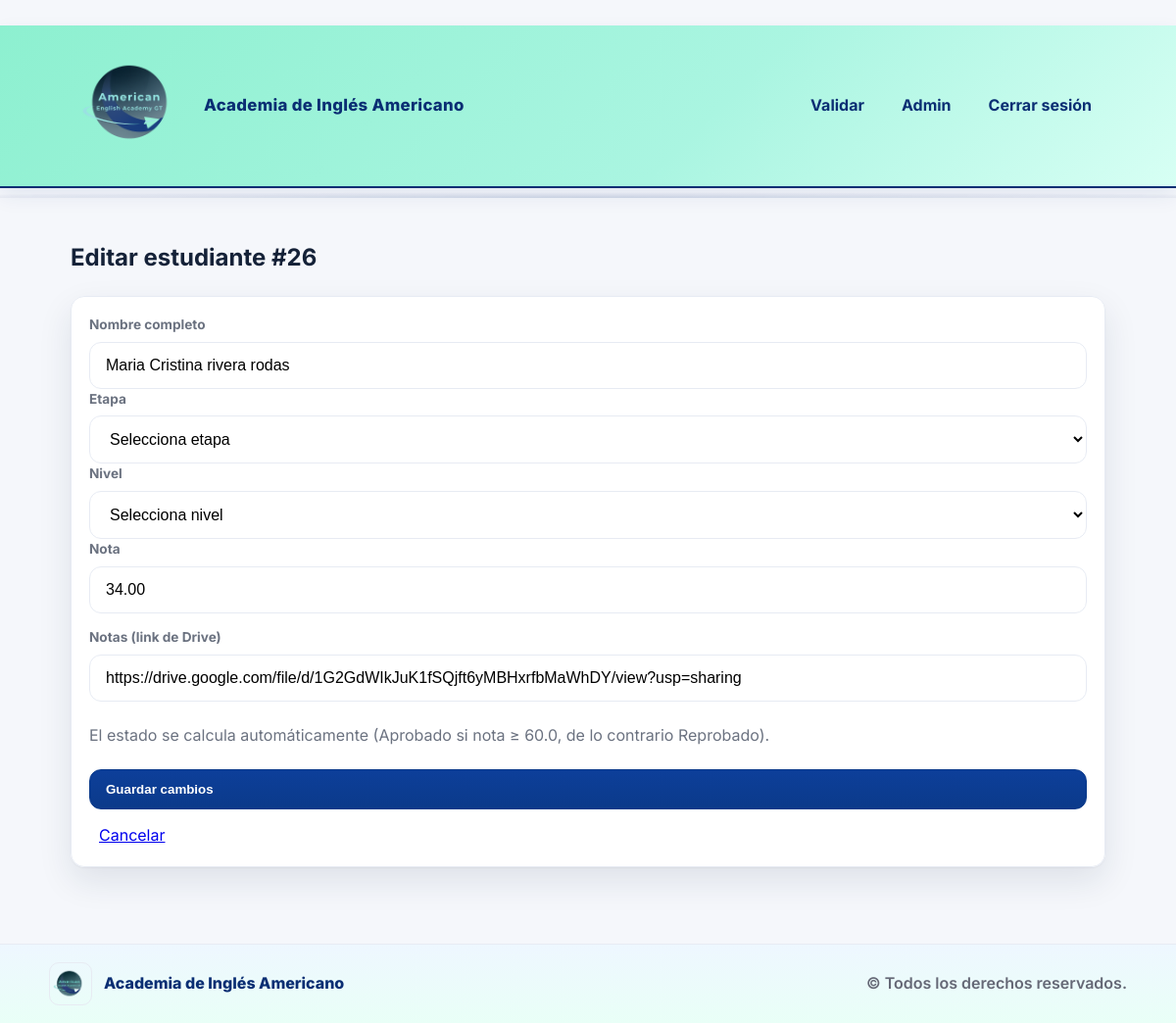
Screenshot of /admin/editar/26 (signed in) with the database file from the repository.
### tables this page shows
CREATE TABLE estudiantes(
          id INTEGER PRIMARY KEY AUTOINCREMENT,
          token TEXT UNIQUE NOT NULL,
          nombre TEXT NOT NULL,
          curso TEXT NOT NULL,
          nota REAL NOT NULL,
          estado TEXT CHECK(estado IN ('Aprobado','Reprobado')) NOT NULL,
          creado_en TEXT NOT NULL
        , columna TEXT, notas TEXT);

### app.py (the view, shortened to what this page needs)
@app.route("/admin/editar/<int:id>", methods=["GET","POST"])
@login_required
@role_required("admin", "subadmin")
def editar_estudiante(id):
    with conn() as c:
        e = c.execute("SELECT * FROM estudiantes WHERE id=?", (id,)).fetchone()
    if not e:
        abort(404)
    etapa_val, nivel_val = "", ""
    if " - " in e["curso"]:
        etapa_val, nivel_val = e["curso"].split(" - ", 1)
    return render_template("editar.html", est=e, etapa_val=etapa_val, nivel_val=nivel_val)

### app.py (called while the page is built)
def conn():
    c = sqlite3.connect(DB_PATH)
    c.row_factory = sqlite3.Row
    c.create_function("strip_accents", 1, strip_accents_py)
    return c

def login_required(view):
    @wraps(view)
    def wrapper(*args, **kwargs):
        user = session.get("user")
        if not user:
            return redirect(url_for("login", next=request.path))
        return view(*args, **kwargs)
    return wrapper

def role_required(*roles):
    def decorator(view):
        @wraps(view)
        def wrapper(*args, **kwargs):
            user = session.get("user")
            if not isinstance(user, dict):
                session.clear()
                flash("Sesión inválida. Inicia sesión nuevamente.", "error")
                return redirect(url_for("login"))
            if user.get("rol") not in roles:
                flash("permiso_denegado", "modal")
                return redirect(url_for("admin"))
            return view(*args, **kwargs)
        return wrapper
    return decorator

@app.context_processor
def inject_user():
    return {"current_user": session.get("user"),
            "PASSING_GRADE": PASSING_GRADE,
            "ETAPAS": ETAPAS}

@app.context_processor
def inject_user():
    return {"current_user": session.get("user"),
            "PASSING_GRADE": PASSING_GRADE,
            "ETAPAS": ETAPAS}

### templates/editar.html (shortened to what this page needs)
{% extends "base.html" %}
{% block content %}
<h2>Editar estudiante #{{ est.id }}</h2>
<form class="card form" method="post">
  <div class="grid two">
    <label class="field">
      <span>Nombre completo</span>
      <input name="nombre" value="{{ est.nombre }}" required />
    </label>
    <label class="field">
      <span>Etapa</span>
      <select name="etapa" id="etapa_edit" required>
        <option value="">Selecciona etapa</option>
      </select>
    </label>
    <label class="field">
      <span>Nivel</span>
      <select name="nivel" id="nivel_edit" required>
        <option value="">Selecciona nivel</option>
      </select>
    </label>
    <label class="field">
      <span>Nota</span>
      <input name="nota" type="number" step="0.01" min="0" max="100"
             value="{{ '%.2f'|format(est.nota) }}" required />
    </label>
  </div>
  <div class="field">
  <span>Notas (link de Drive)</span>
  <input class="input" type="url" name="notas"
         value="{{ est.notas or '' }}" placeholder="https://drive.google.com/..." />
</div>
  <div style="margin:8px 0;color:var(--muted);">
    El estado se calcula automáticamente (Aprobado si nota ≥ {{ PASSING_GRADE }}, de lo contrario Reprobado).
  </div>
  <button class="btn btn-primary">Guardar cambios</button>
  <a href="{{ url_for('admin') }}" class="link" style="margin-left:10px;">Cancelar</a>
</form>
{% endblock %}

### static/style.css (style rules this page uses)
:root { --aqua:#8DF0D0; --aqua-2:#6FEAC5; --blue:#0A2E73; --blue-2:#0d3f9a; --bg:#f5f7fb; --card:#ffffff; --text:#152238; --muted:#6b7280; --border:#e7ebf3; --ok:#16a34a; --ok-ink:#0f8a46; --ok-bg:#e8fbf1; --bad:#dc2626; --bad-ink:#b91c1c; --bad-bg:#fde8e8; --radius:14px; --shadow:0 14px 34px rgba(19,35,70,.10), 0 1px 2px rgba(19,35,70,.05); --shadow-soft:0 10px 24px rgba(19,35,70,.08), 0 1px 2px rgba(19,35,70,.05); --focus:0 0 0 3px rgba(13,110,253,.28); }
* { box-sizing:border-box }
html,body { height:100% }
body { margin:0; background:var(--bg); color:var(--text); font-family:Inter, system-ui, -apple-system, Segoe UI, Roboto, Arial, "Noto Sans", sans-serif; line-height:1.6; }
.card { background:rgba(255,255,255,.92); backdrop-filter: blur(6px); border:1px solid var(--border); border-radius:var(--radius); box-shadow:var(--shadow); padding:18px; }
.btn { appearance:none; border-radius:12px; border:1px solid var(--border); padding:12px 16px; font-weight:800; text-decoration:none; display:inline-flex; align-items:center; gap:10px; cursor:pointer; transition:.18s ease; color:var(--text); background:#fff; }
.btn-primary { background: linear-gradient(180deg, var(--blue-2), #0b3a8a); color:#fff; border-color:#0b3a8a; }
.form { display:grid; gap:14px }
.field { display:grid; gap:6px }
.field > span { font-size:.85rem; color:var(--muted); font-weight:700 }
.input, .field input, .field select, .field textarea { width:100%; padding:14px 16px; border:1px solid var(--border); border-radius:12px; background:#fff; outline:none; font-size:1rem }
body::before { content: ""; position: fixed; inset: 0; background: url("https://www.toptal.com/designers/subtlepatterns/uploads/dot-grid.png"); opacity: 0.08; pointer-events: none; z-index: -1; }

### rows the page displays
estudiantes: id "26", nombre "Maria Cristina rivera rodas", nota "34.00", notas "https://drive.google.com/file/d/1G2GdWIkJuK1fSQjft6yMBHxrfbMaWhDY/view?usp=sharing"

### other values shown
{{ PASSING_GRADE }} "60.0"
